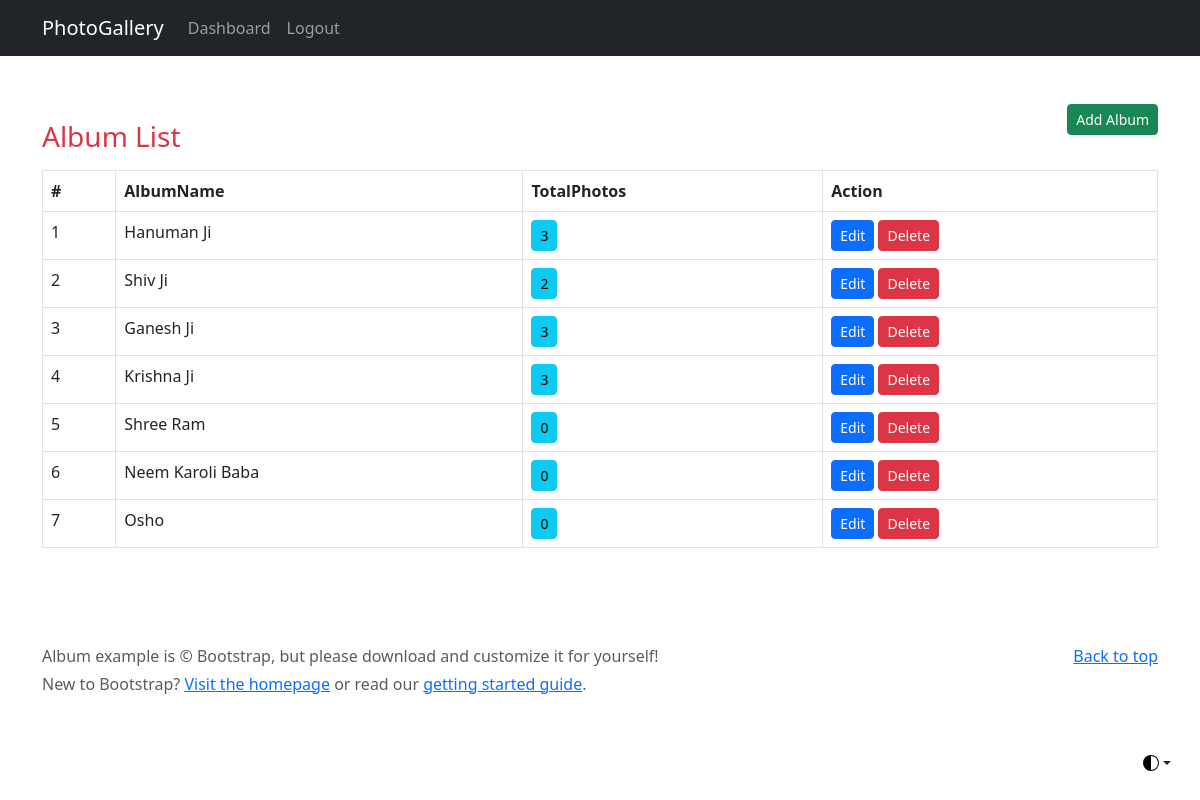
/user-albums (signed in), run on the app's committed database.
### main/models.py (models this page shows, shortened)
class Album(models.Model):
    album_image = models.ImageField(upload_to="album_images/", null=True)
    user=models.ForeignKey(User, on_delete=models.CASCADE)
    title=models.CharField(max_length=150)
    status=models.BooleanField(default=True)
    class Meta:
        verbose_name_plural = '1. Albums'

### main/views.py (the view)
# urls.py: path('user-albums', views.user_albums,name='user-albums'),
@login_required
def user_albums(request):
    data=Album.objects.annotate(total_photos=Count('photos')).filter(user=request.user)
    return render(request, 'user-albums.html', {'data':data})

### main/templates/user-albums.html
{% extends 'base.html' %}
{% block content %}
<main>
    <div class="container my-5">
        <div class="row justify-content-between">
            <div class="col-auto">
                <h3 class="my-3"><span class="text-danger">Album List</span></h3>
            </div>
            <div class="col-auto">
                <a href="{% url 'add-album' %}" class="btn btn-sm btn-success">Add Album</a>
            </div>
        </div>
        <table class="table table-bordered">
            <thead>
                <tr>
                    <th>#</th>
                    <th>AlbumName</th>
                    <th>TotalPhotos</th>
                    <th>Action</th>
                </tr>
            </thead>
            <tbody>
                {% if data %}
                    {% for album in data %}
                        <tr>
                            <td>{{ forloop.counter }}</td>
                            <td>{{ album.title }}</td>
                            <td><a href="#" class="btn btn-sm btn-info">{{ album.total_photos }}</a></td>
                            <td>
                                <a href="{% url 'update-album' album.id %}" class="btn btn-sm btn-primary">Edit</a>
                                <a class="btn btn-sm btn-danger" onclick="return confirm('Delete this album? It will also delete all photos of this album?')" href="{% url 'delete-album' album.id %}">Delete</a>
                            </td>
                        </tr>
                    {% endfor %}
                {% endif %}
            </tbody>
        </table>
    </div>
</main>
{% endblock %}

### data on the page
Album: title "Hanuman Ji", total_photos "3"
Album: title "Shiv Ji", total_photos "2"
Album: title "Ganesh Ji", total_photos "3"
Album: title "Krishna Ji", total_photos "3"
Album: title "Shree Ram", total_photos "0"
Album: title "Neem Karoli Baba", total_photos "0"
Album: title "Osho", total_photos "0"
